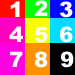

This is a level from a 2D game, rendered from its Tiled map with the project's own tilesets. A one-line summary and the complete map file follow:
An orthogonal 3x3 tile map with 25x25 px tiles, 1 tile layer (Tile Layer 1).

<map version="1.0" orientation="orthogonal" renderorder="left-down" width="3" height="3" tilewidth="25" tileheight="25" backgroundcolor="#a6527c" nextobjectid="1">
 <tileset firstgid="1" name="test-tileset" tilewidth="32" tileheight="32" spacing="2" margin="2">
  <image source="test-tileset.png" width="104" height="104" />
 </tileset>
 <layer name="Tile Layer 1" width="3" height="3">
  <data>
   <tile gid="1" />
   <tile gid="2" />
   <tile gid="3" />
   <tile gid="4" />
   <tile gid="5" />
   <tile gid="6" />
   <tile gid="7" />
   <tile gid="8" />
   <tile gid="9" />
  </data>
 </layer>
</map>
